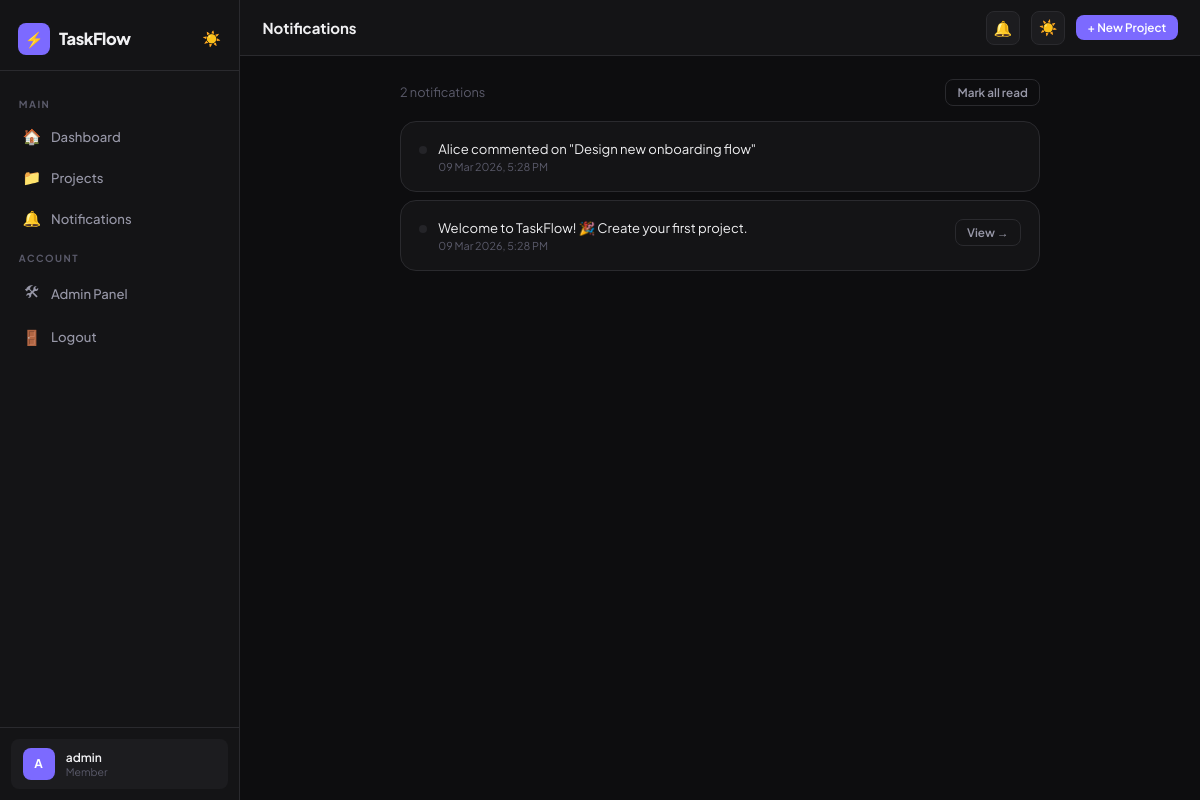
The app's page /notifications/ (signed in) with its own data.
### projects/models.py (models this page shows, shortened)
class Notification(models.Model):
    user = models.ForeignKey(User, on_delete=models.CASCADE, related_name='notifications')
    message = models.CharField(max_length=500)
    link = models.CharField(max_length=200, blank=True)
    is_read = models.BooleanField(default=False)
    created_at = models.DateTimeField(auto_now_add=True)
    class Meta:
        ordering = ['-created_at']

### projects/views.py (the view)
# urls.py: path('notifications/', views.notifications_list, name='notifications'),
@login_required
def notifications_list(request):
    notifs = Notification.objects.filter(user=request.user).order_by('-created_at')[:30]
    Notification.objects.filter(user=request.user, is_read=False).update(is_read=True)
    return render(request, 'projects/notifications.html', {'notifications': notifs})

### templates/projects/notifications.html (shortened to what this page needs)
{% extends 'projects/base.html' %}
{% block page_title %}Notifications{% endblock %}
{% block content %}
<div style="max-width: 640px; margin: 0 auto;">
    <div style="display: flex; justify-content: space-between; align-items: center; margin-bottom: 1rem;">
        <div style="font-size: 0.85rem; color: var(--text3);">{{ notifications.count }} notification{{ notifications.count|pluralize }}</div>
        <button onclick="markAllRead()" class="btn btn-ghost btn-sm">Mark all read</button>
    </div>
    {% for notif in notifications %}
    <div class="card" style="margin-bottom: 0.5rem; {% if not notif.is_read %}border-color: var(--accent);{% endif %}">
        <div style="display: flex; align-items: flex-start; gap: 0.75rem;">
            <div style="width: 8px; height: 8px; border-radius: 50%; background: {% if not notif.is_read %}var(--accent){% else %}var(--bg4){% endif %}; margin-top: 0.4rem; flex-shrink: 0;"></div>
            <div style="flex: 1;">
                <div style="font-size: 0.875rem; font-weight: {% if not notif.is_read %}600{% else %}400{% endif %};">{{ notif.message }}</div>
                <div style="font-size: 0.72rem; color: var(--text3); margin-top: 0.2rem;">{{ notif.created_at|date:"d M Y, g:i A" }}</div>
            </div>
            {% if notif.link %}<a href="{{ notif.link }}" class="btn btn-ghost btn-sm">View →</a>{% endif %}
        </div>
    </div>
    {% empty %}
    <div style="text-align: center; padding: 4rem; color: var(--text3);">
        <div style="font-size: 3rem; margin-bottom: 1rem;">🔔</div>
        <p>No notifications yet!</p>
    </div>
    {% endfor %}
</div>
{% endblock %}

### templates/projects/base.html (shortened to what this page needs)
<!DOCTYPE html>
<html lang="en" data-theme="dark">
<head>
</head>
<body>
{% if user.is_authenticated %}
<aside class="sidebar" id="sidebar">
    <div class="sidebar-logo">
        <div class="logo-icon">⚡</div>
        <span class="logo-text">TaskFlow</span>
        <button onclick="toggleTheme()" style="margin-left: auto; background: none; border: none; cursor: pointer; font-size: 1rem;" title="Toggle theme" id="theme-btn">🌙</button>
    </div>
    <nav class="sidebar-nav">
        <div class="nav-label">Main</div>
        <a href="{% url 'dashboard' %}" class="nav-item {% if request.resolver_match.url_name == 'dashboard' %}active{% endif %}">
            <span class="icon">🏠</span> Dashboard
        </a>
        <a href="{% url 'project_list' %}" class="nav-item {% if 'project' in request.resolver_match.url_name %}active{% endif %}">
            <span class="icon">📁</span> Projects
        </a>
        <a href="{% url 'notifications' %}" class="nav-item">
            <span class="icon">🔔</span> Notifications
        </a>
        <div class="nav-label">Account</div>
        <a href="/admin/" class="nav-item">
            <span class="icon">🛠</span> Admin Panel
        </a>
        <a href="{% url 'logout' %}" class="nav-item">
            <span class="icon">🚪</span> Logout
        </a>
    </nav>
    <div class="sidebar-footer">
        <div class="user-card">
            <div class="avatar">{{ user.username|first }}</div>
            <div>
                <div class="user-name">{{ user.username }}</div>
                <div class="user-role">Member</div>
            </div>
        </div>
    </div>
</aside>
<div class="main-content">
    <div class="topbar">
        <div class="topbar-title">{% block page_title %}TaskFlow{% endblock %}</div>
        <div class="topbar-actions">
            <a href="{% url 'notifications' %}" class="icon-btn" title="Notifications">
                🔔
            </a>
            <button onclick="toggleTheme()" class="icon-btn" title="Toggle theme" id="theme-btn2">🌙</button>
            <a href="{% url 'project_create' %}" class="btn btn-primary btn-sm">+ New Project</a>
        </div>
    </div>
    <div class="page">
        {% block content %}{% endblock %}
    </div>
</div>
{% else %}
<div style="width: 100%;">{% block auth_content %}{% endblock %}</div>
{% endif %}
</body>
</html>

### templates/projects/base.html (style rules this page uses)
*, *::before, *::after { box-sizing: border-box; margin: 0; padding: 0; }
:root { --bg: #0d0d0f; --bg2: #141416; --bg3: #1c1c1f; --bg4: #242428; --border: #2a2a2e; --border2: #333338; --text: #f0f0f2; --text2: #9898a8; --text3: #5a5a6a; --accent: #7c6aff; --accent2: #5b4fd4; --green: #22c55e; --yellow: #f59e0b; --red: #ef4444; --blue: #3b82f6; --orange: #f97316; --radius: 10px; --radius2: 16px; }
html { font-size: 15px; scroll-behavior: smooth; }
body { font-family: 'Plus Jakarta Sans', sans-serif; background: var(--bg); color: var(--text); min-height: 100vh; display: flex; transition: background 0.3s, color 0.3s; }
.sidebar { width: 240px; background: var(--bg2); border-right: 1px solid var(--border); display: flex; flex-direction: column; position: fixed; top: 0; left: 0; bottom: 0; z-index: 100; transition: transform 0.3s; }
.sidebar-logo { padding: 1.5rem 1.2rem 1rem; display: flex; align-items: center; gap: 0.6rem; border-bottom: 1px solid var(--border); }
.logo-icon { width: 32px; height: 32px; background: var(--accent); border-radius: 8px; display: flex; align-items: center; justify-content: center; font-size: 1rem; }
.logo-text { font-weight: 800; font-size: 1.1rem; letter-spacing: -0.5px; }
.sidebar-nav { flex: 1; padding: 1rem 0.75rem; display: flex; flex-direction: column; gap: 0.2rem; }
.nav-label { font-size: 0.65rem; font-weight: 700; text-transform: uppercase; letter-spacing: 1.5px; color: var(--text3); padding: 0.8rem 0.5rem 0.3rem; }
.nav-item { display: flex; align-items: center; gap: 0.7rem; padding: 0.6rem 0.75rem; border-radius: 8px; text-decoration: none; color: var(--text2); font-size: 0.875rem; font-weight: 500; transition: all 0.15s; position: relative; }
.nav-item .icon { font-size: 1rem; width: 18px; text-align: center; }
.sidebar-footer { padding: 0.75rem; border-top: 1px solid var(--border); }
.user-card { display: flex; align-items: center; gap: 0.75rem; padding: 0.6rem 0.75rem; border-radius: 8px; background: var(--bg3); }
.avatar { width: 32px; height: 32px; background: var(--accent); border-radius: 8px; display: flex; align-items: center; justify-content: center; font-weight: 700; font-size: 0.8rem; color: white; flex-shrink: 0; text-transform: uppercase; }
.user-name { font-size: 0.8rem; font-weight: 600; }
.user-role { font-size: 0.7rem; color: var(--text3); }
.main-content { margin-left: 240px; flex: 1; min-height: 100vh; display: flex; flex-direction: column; }
.topbar { height: 56px; background: var(--bg2); border-bottom: 1px solid var(--border); display: flex; align-items: center; justify-content: space-between; padding: 0 1.5rem; position: sticky; top: 0; z-index: 50; }
.topbar-title { font-weight: 700; font-size: 1rem; }
.topbar-actions { display: flex; align-items: center; gap: 0.75rem; }
.icon-btn { width: 34px; height: 34px; background: var(--bg3); border: 1px solid var(--border); border-radius: 8px; display: flex; align-items: center; justify-content: center; cursor: pointer; font-size: 1rem; color: var(--text2); transition: all 0.15s; text-decoration: none; position: relative; }
.page { padding: 1.5rem; }
.card { background: var(--bg2); border: 1px solid var(--border); border-radius: var(--radius2); padding: 1.2rem; }
.btn { display: inline-flex; align-items: center; gap: 0.4rem; padding: 0.55rem 1.1rem; border-radius: 8px; font-family: inherit; font-size: 0.85rem; font-weight: 600; cursor: pointer; transition: all 0.15s; text-decoration: none; border: none; }
.btn-primary { background: var(--accent); color: white; }
.btn-ghost { background: transparent; color: var(--text2); border: 1px solid var(--border); }
.btn-sm { padding: 0.35rem 0.75rem; font-size: 0.78rem; }

### records on screen
Notification: is_read True (drawn), message "Alice commented on \"Design new onboarding flow\"", created_at "09 Mar 2026, 5:28 PM"
Notification: is_read True (drawn), message "Welcome to TaskFlow! 🎉 Create your first project.", created_at "09 Mar 2026, 5:28 PM"

### other values on screen
{{ user.username|first }} "A"
{{ user.username }} "admin"
{{ notifications.count }} "2"
